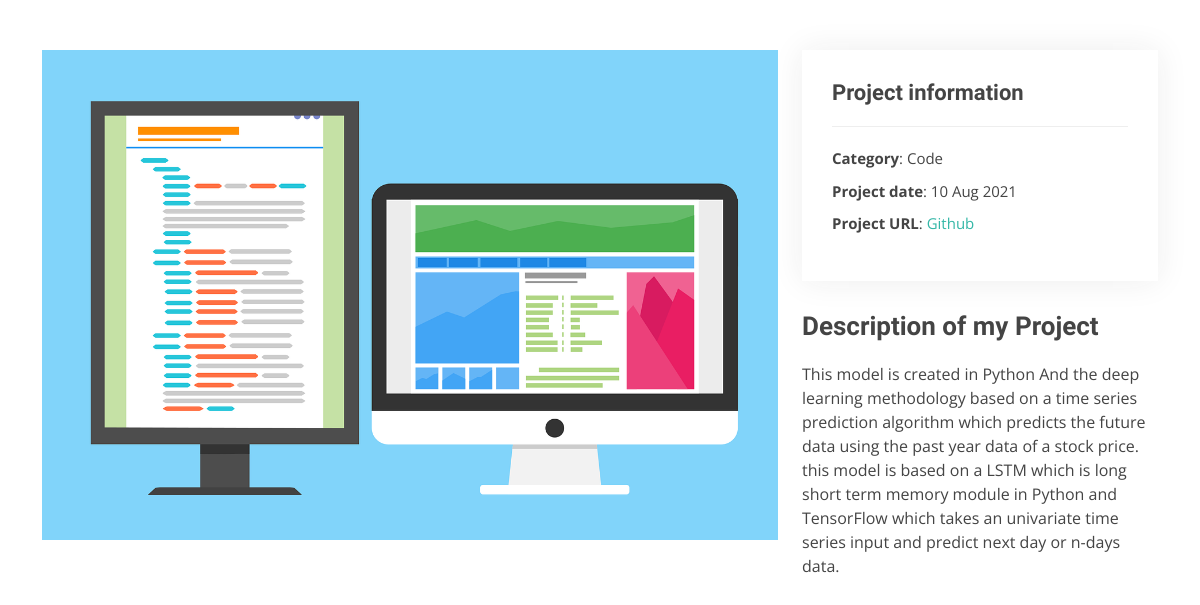
The page /portfolio/1 on the database its author committed.
### jobs/models.py (models this page shows, shortened)
class Job(models.Model):
    name = models.CharField(max_length=100)
    image = models.ImageField(upload_to='images/')
    summary = models.TextField()
    date = models.DateTimeField()
    type = models.CharField(max_length=50)

### jobs/views.py (the view)
# urls.py: path('portfolio/<int:job_id>', views.portfolio_detail, name='portfolio_detail'),
def portfolio_detail(request, job_id):
    jobs = Job.objects.all()
    job = get_object_or_404(jobs, pk=job_id)
    return render(request, 'jobs/portfolio_detail.html', {'job': job})

### jobs/templates/jobs/portfolio_detail.html (shortened to what this page needs)
<!DOCTYPE html>
<html lang="en">
{% load static %}
<head>
  <link href="{% static 'assets/vendor/aos/aos.css' %}" rel="stylesheet">
  <link href="{% static 'assets/vendor/bootstrap/css/bootstrap.min.css' %}" rel="stylesheet">
  <link href="{% static 'assets/vendor/bootstrap-icons/bootstrap-icons.css' %}" rel="stylesheet">
  <link href="{% static 'assets/vendor/boxicons/css/boxicons.min.css' %}" rel="stylesheet">
  <link href="{% static 'assets/vendor/glightbox/css/glightbox.min.css' %}" rel="stylesheet">
  <link href="{% static 'assets/vendor/swiper/swiper-bundle.min.css' %}" rel="stylesheet">
  <link href="{% static 'assets/css/style.css' %}" rel="stylesheet">
</head>
<body>
  <main id="main">
    <section id="portfolio-details" class="portfolio-details">
      <div class="container">
        <div class="row gy-4">
          <div class="col-lg-8">
            <div class="portfolio-details-slider swiper">
              <div class="swiper-wrapper align-items-center">
                  <img src="{{ job.image.url }}" alt="">
              </div>
            </div>
          </div>
          <div class="col-lg-4">
            <div class="portfolio-info">
              <h3>Project information</h3>
              <ul>
                <li><strong>Category</strong>: {{job.type}}</li>
                <li><strong>Project date</strong>: {{job.date|date:'d M Y'}}</li>
                <li><strong>Project URL</strong>: <a href="#">Github</a></li>
              </ul>
            </div>
            <div class="portfolio-description">
              <h2>Description of my Project</h2>
              <p>
                {{job.summary}}
              </p>
            </div>
          </div>
        </div>
      </div>
    </section>
  </main>
</body>
</html>

### jobs/static/assets/css/style.css (style rules this page uses)
body { font-family: "Open Sans", sans-serif; color: #444444; }
a { color: #34b7a7; text-decoration: none; }
h1, h2, h3, h4, h5, h6 { font-family: "Raleway", sans-serif; }
#main { margin-top: 50px; }
section { padding: 60px 0; }
.portfolio-details { padding-top: 0; }
.portfolio-details .portfolio-details-slider img { width: 100%; }
.portfolio-details .portfolio-info { padding: 30px; box-shadow: 0px 0 30px rgba(34, 34, 34, 0.08); }
.portfolio-details .portfolio-info h3 { font-size: 22px; font-weight: 700; margin-bottom: 20px; padding-bottom: 20px; border-bottom: 1px solid #eee; }
.portfolio-details .portfolio-info ul { list-style: none; padding: 0; font-size: 15px; }
.portfolio-details .portfolio-info ul li + li { margin-top: 10px; }
.portfolio-details .portfolio-description { padding-top: 30px; }
.portfolio-details .portfolio-description h2 { font-size: 26px; font-weight: 700; margin-bottom: 20px; }
.portfolio-details .portfolio-description p { padding: 0; }

### rows shown on the page
Job: image (picture), type "Code", date "10 Aug 2021", summary "This model is created in Python And the deep learning methodology based on a time series prediction algorithm which predicts the future data using the past year data of a stock price. this model is based on a LSTM which is long short term memory module in Python and TensorFlow which takes an univariate time series input and predict next day or n-days data."
